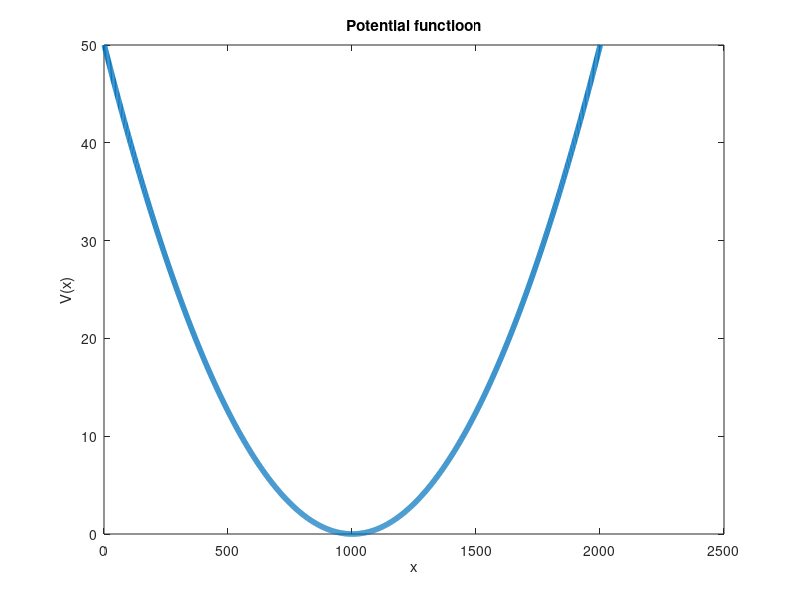
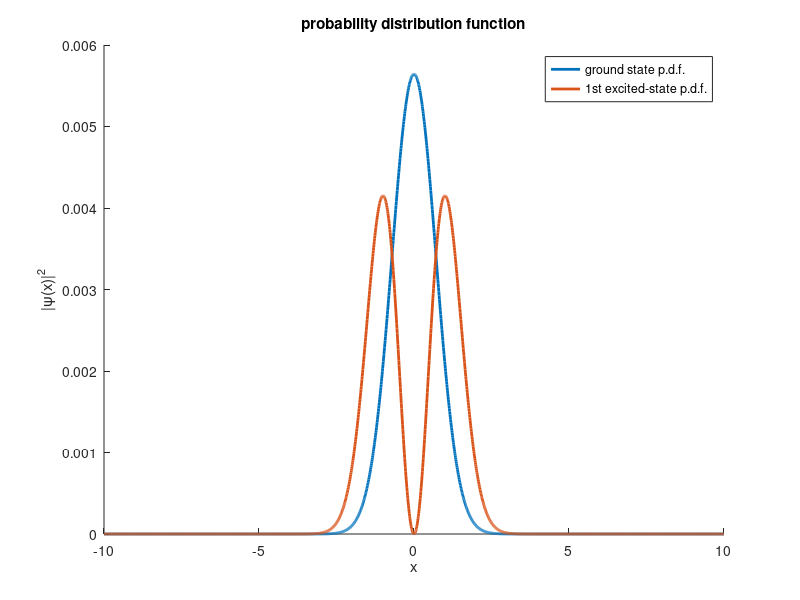
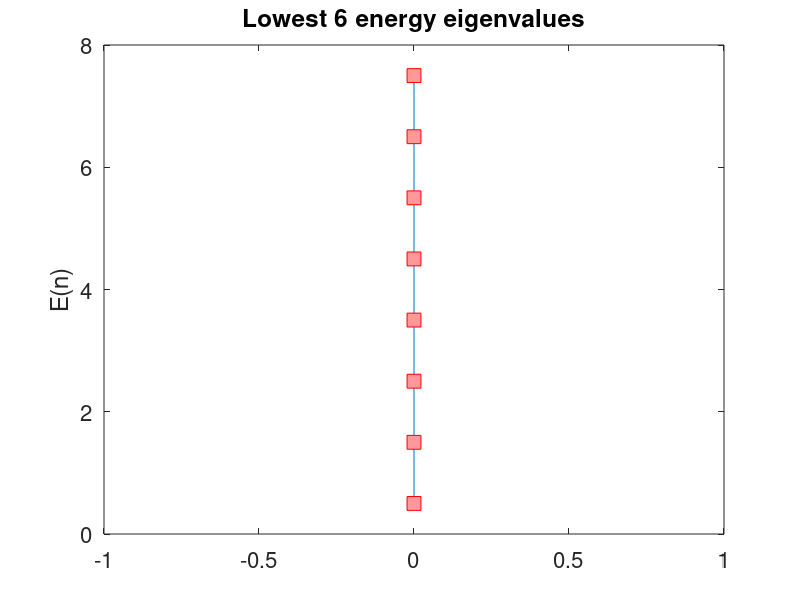

MATLAB code for these plots, in order:
%%%%%%%=======================================================%%%%%%%
%%%%%%%   Eigenvalue problem & Solvig Schrodinger Equation    %%%%%%%
%%%%%%%=======================================================%%%%%%%

clc;
close all;
clear;


dx = 0.01;
x = (-10:dx:10)';
omega = 1; % omega = sqrt(k/m) = frequency of oscillations
m = 1; % mass
hbar = 1; % Planck constant

n_x = length(x);
D1_x = (diag(ones(1,n_x-1),1)-diag(ones(1,n_x),0))/dx;
D1_x(n_x,1) = 1;
P1_x = (hbar/1i) * D1_x; % momentum operator = hbar/i d/dx

V_x_diag = m * omega^2 * x.^2/2; % potential function for the simple harmonics oscilator 

% potential function for a quantum well stretched from x=-3 to x=+4
% V_x_diag = 1e6*ones(1,n_x); % 1e6 = 10^6
% V_x_diag(abs(x)<3) = 0;

% V_x_diag = (1-cos(x/10)); % cosine potential function


% V_x_diag = abs(x); % linear distance potential function



figure(1);
plot(V_x_diag,'LineWidth',4)
xlabel('x');
ylabel('V(x)');
title('Potential functioon');

V_x = diag(V_x_diag);
H = (P1_x'*P1_x + P1_x * P1_x')/2/(2*m) + V_x; % Hamiltonian operator

[psi, Hd] = eig(full(H)); % diagonalizing Hamiltonian operator

E = diag(Hd); % energy eigenvalues
E1 = E(1) % lowest energy (ground-state energy)
psi_1 = psi(:,1); % ground-state energy wavefunction
figure(2);
hold on;
plot(x,abs(psi_1).^2, 'Linewidth', 2) % plotting probability distribution function (pdf)

E2 = E(2) % 2nd energy (1st excited state energy)
psi_2 = psi(:,2); % 1st excited state wave function
plot(x,abs(psi_2).^2, 'Linewidth', 2) % plotting probability distribution function (pdf)
xlabel('x');
ylabel('|\psi(x)|^2');
legend('ground state p.d.f.','1st excited-state p.d.f.')
title('probability distribution function');


% plotting energy eigenvalues (theory: E(n) = (n+1/2) \hbar \omega),
% n=0,1,2,...
figure(3);
nE = 8;
a = zeros(nE,1);
b = E(1:nE);
plot(a,b, '-s','MarkerSize',10,...
    'MarkerEdgeColor','red',...
    'MarkerFaceColor',[1 .6 .6]) % plotting probability distribution function (pdf)
set(gca,'FontSize',16)
ylabel('E(n)');
title('Lowest 6 energy eigenvalues');



%%%% some sanity checks in linear algebra (and quatum mechanics)

% randn(n,m) --> generate an nxm matrix with a normal distribution with mean 0, st. dev. 1
% randn(n,m) --> generate an nxm matrix with a unifrom distribution with mean 0.5, st. dev. 1
M0 = 10 * (randn (3,3) + 1i * rand(3,3)) % M0 not Hermitian (sulf-conjugate)

M1 = (M0 + M0')/2 % M1 is Hermitian (sulf-conjugate)
% M1 = M1 * M1'
% M1 = M1' * M1


[U,Md] = eig(full(M1))


prod_U_Md_Udag = U * Md * U'

v1 = U(:,1) % |v_1>

v2 = U(:,2) % |v_2>

v3 = U(:,3) % |v_2>



% dot(A,B) = A' * B
overlap_11 = dot(v1,v1) % <v_1|v_1>
overlap_12 = dot(v1,v2) % <v_1|v_2>
overlap_13 = dot(v2,v3) % <v_2|v_1>
overlap_21 = dot(v2,v1) % <v_2|v_1>
overlap_22 = dot(v2,v2) % <v_1|v_1>
overlap_23 = dot(v2,v3) % <v_1|v_2>
overlap_31 = dot(v3,v1) % <v_2|v_1>
overlap_32 = dot(v3,v2) % <v_2|v_1>
overlap_33 = dot(v3,v3) % <v_1|v_1>

prod_U_Udag = U * U' % U * U^dag

prod_Udag_U = U' * U % U * U^dag



id_rersolutio = v1 * v1' +v2 * v2' + v3 * v3' % \sum_{j=1}^{n} |v_j> < v_j|